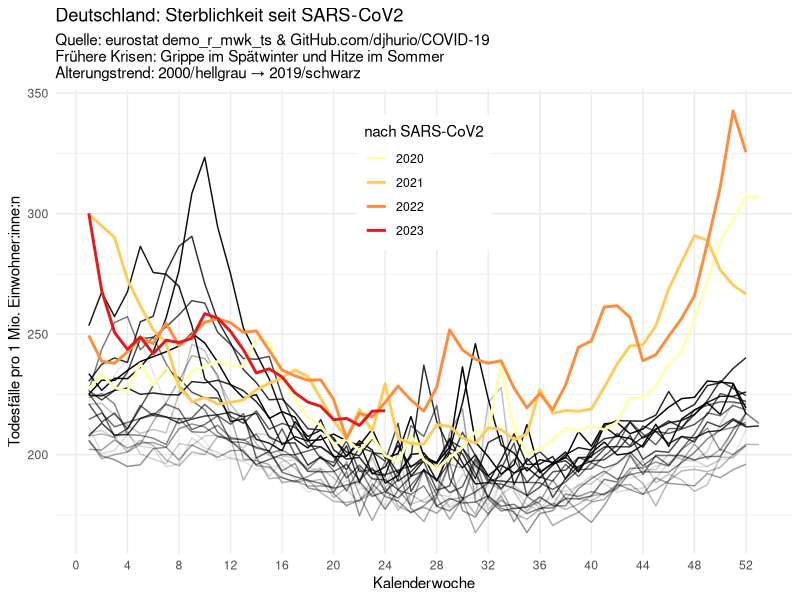
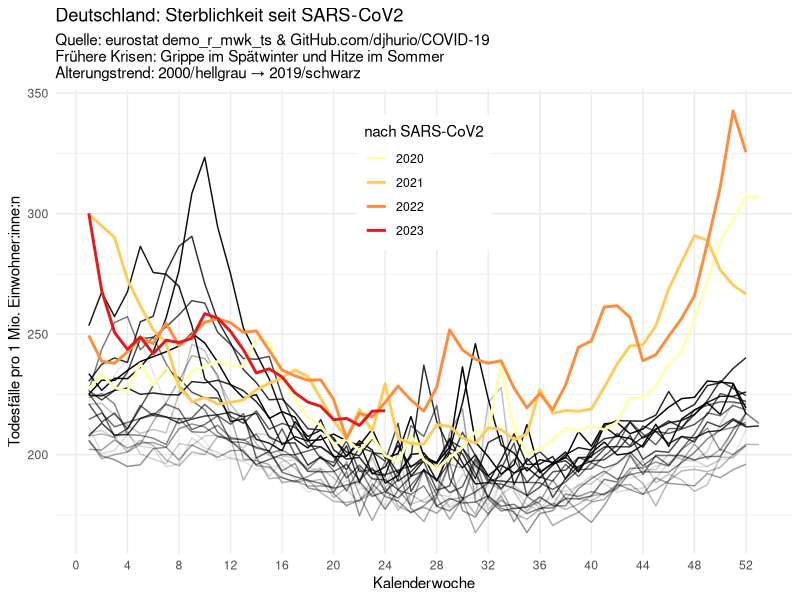

The R script that drew these images, in order:
library(ggplot2)

# Run djhurio's script once to get all EU data & regenerate faceted plots
# install.packages(c("data.table", "ISOcodes", "eurostat"))
# source('deaths-by-week.R'); rm(list = ls())

# My goal here: Split mortality data for a single country by pre- & post-CoVID
# TODO: Loop over all other countries & generate plots with English labels.
country <- 'Germany'
covid_start <- 2020
label_pre  <- 'vor SARS-CoV2'
label_post <- 'nach SARS-CoV2'
weeks <- seq(from = 0, to = 52, by = 4)
file_name <- paste0('output/', country, '.jpg')

data <- readr::read_csv('data.csv') |>
  dplyr::filter(cntry == country) |>
  dplyr::transmute(year = gsub('W\\d+', '', time),
                   # country = cntry, # for all countries, instead of filter
                   week, death.rate) |>
  dplyr::mutate(SARS = ifelse(year < covid_start, label_pre, label_post))
# dplyr::group_by(Woche)
# death_median = median(death.rate),
# death_iqr = IQR(death.rate)

pre <- dplyr::filter(data, SARS == label_pre)
post <- dplyr::filter(data, SARS == label_post)
start <- min(pre$year)
end <- max(pre$year)
# Grippe <- dplyr::filter(pre, Woche > 7 & Woche < 11) %>%
#   dplyr::slice_max(death.rate, prop = 0.05) %>%
#   dplyr::select(Jahr) %>%
#   unique()

ggplot(mapping = aes(x = week, y = death.rate)) +
  geom_line(data = pre, aes(alpha = year), show.legend = FALSE) +
  geom_line(
    data = post,
    mapping = aes(y = death.rate, color = year),
    linewidth = 1
  ) +
  # facet_wrap(vars(country)) + # for all countries, instead of filter
  scale_color_brewer(palette = 'YlOrRd', name = label_post) +
  scale_x_continuous(breaks = weeks,
                     minor_breaks = NULL) +
  ylab('Todesfälle pro 1 Mio. Einwohner:inne:n') +
  # ylab('Death rate [per million]') +
  labs(
    title = 'Deutschland: Sterblichkeit seit SARS-CoV2',
    # title = paste0(country, ': Death rate before & after SARS-CoV2'),
    # subtitle = 'Sources: eurostat demo_r_mwk_ts & GitHub.com/djhurio/COVID-19',
    subtitle = paste0(
      'Quelle: eurostat demo_r_mwk_ts & GitHub.com/djhurio/COVID-19',
      '\nFrühere Krisen: Grippe im Spätwinter und Hitze im Sommer',
      '\nAlterungstrend: ',
      start,
      '/hellgrau → ',
      end,
      '/schwarz'
    ),
    x = 'Kalenderwoche'
    # x = 'calendar week'
  ) +
  theme_minimal() +
  theme(
    legend.position = c(.5, .8),
    legend.background = element_rect(fill = 'white', linewidth = 0)
  )

ggsave(file_name,
       width = 2048,
       height = 1536,
       units = 'px')
